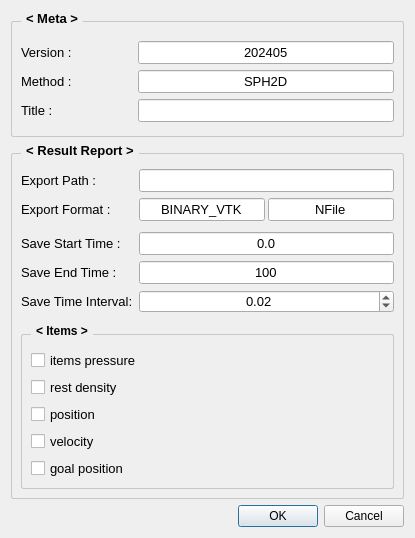
<?xml version="1.0" encoding="UTF-8"?>
<ui version="4.0">
 <class>Dialog</class>
 <widget class="QDialog" name="Dialog">
  <property name="geometry">
   <rect>
    <x>0</x>
    <y>0</y>
    <width>415</width>
    <height>538</height>
   </rect>
  </property>
  <property name="sizePolicy">
   <sizepolicy hsizetype="Preferred" vsizetype="Preferred">
    <horstretch>0</horstretch>
    <verstretch>0</verstretch>
   </sizepolicy>
  </property>
  <property name="minimumSize">
   <size>
    <width>415</width>
    <height>538</height>
   </size>
  </property>
  <property name="maximumSize">
   <size>
    <width>16777215</width>
    <height>538</height>
   </size>
  </property>
  <property name="windowTitle">
   <string>Dialog</string>
  </property>
  <layout class="QVBoxLayout" name="verticalLayout" stretch="0,0,0">
   <item>
    <widget class="QGroupBox" name="groupBox_meta">
     <property name="font">
      <font>
       <pointsize>10</pointsize>
       <bold>true</bold>
      </font>
     </property>
     <property name="styleSheet">
      <string notr="true">QGroupBox {
    border: 1px solid gray;
    border-radius: 2px;
    margin-top: 10;
	 border-color : rgb(200, 200, 200);
}

QGroupBox::title {
    subcontrol-origin: margin;
    left: 10px;
    padding: 0 3px 0 3px;
}
</string>
     </property>
     <property name="title">
      <string>&lt; Meta &gt;</string>
     </property>
     <layout class="QVBoxLayout" name="verticalLayout_8">
      <property name="topMargin">
       <number>15</number>
      </property>
      <item>
       <layout class="QGridLayout" name="gridLayout_meta" columnstretch="0,1">
        <item row="0" column="0">
         <widget class="QLabel" name="label_9">
          <property name="minimumSize">
           <size>
            <width>111</width>
            <height>0</height>
           </size>
          </property>
          <property name="font">
           <font>
            <pointsize>10</pointsize>
           </font>
          </property>
          <property name="text">
           <string>Version :</string>
          </property>
          <property name="alignment">
           <set>Qt::AlignLeading|Qt::AlignLeft|Qt::AlignVCenter</set>
          </property>
         </widget>
        </item>
        <item row="1" column="0">
         <widget class="QLabel" name="label_7">
          <property name="font">
           <font>
            <pointsize>10</pointsize>
           </font>
          </property>
          <property name="text">
           <string>Method :</string>
          </property>
          <property name="alignment">
           <set>Qt::AlignLeading|Qt::AlignLeft|Qt::AlignVCenter</set>
          </property>
         </widget>
        </item>
        <item row="2" column="0">
         <widget class="QLabel" name="label_6">
          <property name="font">
           <font>
            <pointsize>10</pointsize>
           </font>
          </property>
          <property name="text">
           <string>Title :</string>
          </property>
          <property name="alignment">
           <set>Qt::AlignLeading|Qt::AlignLeft|Qt::AlignVCenter</set>
          </property>
         </widget>
        </item>
        <item row="0" column="1">
         <widget class="QLineEdit" name="lineEdit_meta_version">
          <property name="sizePolicy">
           <sizepolicy hsizetype="Preferred" vsizetype="Fixed">
            <horstretch>0</horstretch>
            <verstretch>0</verstretch>
           </sizepolicy>
          </property>
          <property name="font">
           <font>
            <pointsize>10</pointsize>
           </font>
          </property>
          <property name="text">
           <string>202405</string>
          </property>
          <property name="alignment">
           <set>Qt::AlignCenter</set>
          </property>
         </widget>
        </item>
        <item row="1" column="1">
         <widget class="QLineEdit" name="lineEdit_meta_method">
          <property name="sizePolicy">
           <sizepolicy hsizetype="Preferred" vsizetype="Fixed">
            <horstretch>0</horstretch>
            <verstretch>0</verstretch>
           </sizepolicy>
          </property>
          <property name="font">
           <font>
            <pointsize>10</pointsize>
           </font>
          </property>
          <property name="text">
           <string>SPH2D</string>
          </property>
          <property name="alignment">
           <set>Qt::AlignCenter</set>
          </property>
         </widget>
        </item>
        <item row="2" column="1">
         <widget class="QLineEdit" name="lineEdit_meta_title">
          <property name="sizePolicy">
           <sizepolicy hsizetype="Preferred" vsizetype="Fixed">
            <horstretch>0</horstretch>
            <verstretch>0</verstretch>
           </sizepolicy>
          </property>
          <property name="font">
           <font>
            <pointsize>10</pointsize>
           </font>
          </property>
          <property name="text">
           <string/>
          </property>
          <property name="alignment">
           <set>Qt::AlignCenter</set>
          </property>
         </widget>
        </item>
       </layout>
      </item>
     </layout>
    </widget>
   </item>
   <item>
    <widget class="QGroupBox" name="groupBox_result">
     <property name="font">
      <font>
       <pointsize>10</pointsize>
       <bold>true</bold>
      </font>
     </property>
     <property name="styleSheet">
      <string notr="true">QGroupBox {
    border: 1px solid gray;
    border-radius: 2px;
    margin-top: 10;
	 border-color : rgb(200, 200, 200);
}

QGroupBox::title {
    subcontrol-origin: margin;
    left: 10px;
    padding: 0 3px 0 3px;
}
</string>
     </property>
     <property name="title">
      <string>&lt; Result Report &gt;</string>
     </property>
     <layout class="QVBoxLayout" name="verticalLayout_7">
      <property name="topMargin">
       <number>15</number>
      </property>
      <item>
       <layout class="QGridLayout" name="gridLayout_result" columnstretch="0,1">
        <item row="4" column="1">
         <widget class="QLineEdit" name="lineEdit_result_save_end_time">
          <property name="sizePolicy">
           <sizepolicy hsizetype="Preferred" vsizetype="Fixed">
            <horstretch>0</horstretch>
            <verstretch>0</verstretch>
           </sizepolicy>
          </property>
          <property name="font">
           <font>
            <pointsize>10</pointsize>
           </font>
          </property>
          <property name="text">
           <string>100</string>
          </property>
          <property name="alignment">
           <set>Qt::AlignCenter</set>
          </property>
         </widget>
        </item>
        <item row="1" column="0">
         <widget class="QLabel" name="label_2">
          <property name="font">
           <font>
            <pointsize>10</pointsize>
           </font>
          </property>
          <property name="text">
           <string>Export Format :</string>
          </property>
          <property name="alignment">
           <set>Qt::AlignLeading|Qt::AlignLeft|Qt::AlignVCenter</set>
          </property>
         </widget>
        </item>
        <item row="3" column="1">
         <widget class="QLineEdit" name="lineEdit_result_save_start_time">
          <property name="sizePolicy">
           <sizepolicy hsizetype="Preferred" vsizetype="Fixed">
            <horstretch>0</horstretch>
            <verstretch>0</verstretch>
           </sizepolicy>
          </property>
          <property name="font">
           <font>
            <pointsize>10</pointsize>
           </font>
          </property>
          <property name="text">
           <string>0.0</string>
          </property>
          <property name="alignment">
           <set>Qt::AlignCenter</set>
          </property>
         </widget>
        </item>
        <item row="0" column="0">
         <widget class="QLabel" name="label">
          <property name="minimumSize">
           <size>
            <width>0</width>
            <height>0</height>
           </size>
          </property>
          <property name="font">
           <font>
            <pointsize>10</pointsize>
           </font>
          </property>
          <property name="text">
           <string>Export Path :</string>
          </property>
          <property name="alignment">
           <set>Qt::AlignLeading|Qt::AlignLeft|Qt::AlignVCenter</set>
          </property>
         </widget>
        </item>
        <item row="0" column="1">
         <widget class="QLineEdit" name="lineEdit_result_export_path">
          <property name="sizePolicy">
           <sizepolicy hsizetype="Preferred" vsizetype="Fixed">
            <horstretch>0</horstretch>
            <verstretch>0</verstretch>
           </sizepolicy>
          </property>
          <property name="font">
           <font>
            <pointsize>10</pointsize>
           </font>
          </property>
          <property name="text">
           <string/>
          </property>
          <property name="alignment">
           <set>Qt::AlignCenter</set>
          </property>
         </widget>
        </item>
        <item row="4" column="0">
         <widget class="QLabel" name="label_4">
          <property name="font">
           <font>
            <pointsize>10</pointsize>
           </font>
          </property>
          <property name="text">
           <string>Save End Time :</string>
          </property>
          <property name="alignment">
           <set>Qt::AlignLeading|Qt::AlignLeft|Qt::AlignVCenter</set>
          </property>
         </widget>
        </item>
        <item row="3" column="0">
         <widget class="QLabel" name="label_3">
          <property name="font">
           <font>
            <pointsize>10</pointsize>
           </font>
          </property>
          <property name="text">
           <string>Save Start Time :</string>
          </property>
          <property name="alignment">
           <set>Qt::AlignLeading|Qt::AlignLeft|Qt::AlignVCenter</set>
          </property>
         </widget>
        </item>
        <item row="5" column="1">
         <widget class="QDoubleSpinBox" name="doubleSpinBox_result_save_time_interval">
          <property name="sizePolicy">
           <sizepolicy hsizetype="Preferred" vsizetype="Fixed">
            <horstretch>0</horstretch>
            <verstretch>0</verstretch>
           </sizepolicy>
          </property>
          <property name="font">
           <font>
            <pointsize>10</pointsize>
           </font>
          </property>
          <property name="alignment">
           <set>Qt::AlignCenter</set>
          </property>
          <property name="value">
           <double>0.020000000000000</double>
          </property>
         </widget>
        </item>
        <item row="5" column="0">
         <widget class="QLabel" name="label_5">
          <property name="font">
           <font>
            <pointsize>10</pointsize>
           </font>
          </property>
          <property name="text">
           <string>Save Time Interval:</string>
          </property>
          <property name="alignment">
           <set>Qt::AlignLeading|Qt::AlignLeft|Qt::AlignVCenter</set>
          </property>
         </widget>
        </item>
        <item row="6" column="0">
         <spacer name="verticalSpacer_5">
          <property name="orientation">
           <enum>Qt::Vertical</enum>
          </property>
          <property name="sizeType">
           <enum>QSizePolicy::Fixed</enum>
          </property>
          <property name="sizeHint" stdset="0">
           <size>
            <width>20</width>
            <height>5</height>
           </size>
          </property>
         </spacer>
        </item>
        <item row="7" column="0" colspan="2">
         <widget class="QGroupBox" name="groupBox_result_items">
          <property name="font">
           <font>
            <pointsize>9</pointsize>
            <bold>true</bold>
           </font>
          </property>
          <property name="styleSheet">
           <string notr="true">QGroupBox {
    border: 1px solid gray;
    border-radius: 2px;
    margin-top: 10;
	 border-color : rgb(200, 200, 200);
}

QGroupBox::title {
    subcontrol-origin: margin;
    left: 10px;
    padding: 0 3px 0 3px;
}
</string>
          </property>
          <property name="title">
           <string>&lt; Items &gt;</string>
          </property>
          <property name="alignment">
           <set>Qt::AlignLeading|Qt::AlignLeft|Qt::AlignVCenter</set>
          </property>
          <property name="checkable">
           <bool>false</bool>
          </property>
          <layout class="QVBoxLayout" name="verticalLayout_13">
           <property name="topMargin">
            <number>15</number>
           </property>
           <item>
            <widget class="QCheckBox" name="checkBox_result_items_pressure">
             <property name="font">
              <font>
               <pointsize>10</pointsize>
              </font>
             </property>
             <property name="text">
              <string>items pressure</string>
             </property>
            </widget>
           </item>
           <item>
            <widget class="QCheckBox" name="checkBox_result_items_rest_density">
             <property name="font">
              <font>
               <pointsize>10</pointsize>
              </font>
             </property>
             <property name="text">
              <string>rest density</string>
             </property>
            </widget>
           </item>
           <item>
            <widget class="QCheckBox" name="checkBox_result_items_position">
             <property name="font">
              <font>
               <pointsize>10</pointsize>
              </font>
             </property>
             <property name="text">
              <string>position</string>
             </property>
            </widget>
           </item>
           <item>
            <widget class="QCheckBox" name="checkBox_result_items_velocity">
             <property name="font">
              <font>
               <pointsize>10</pointsize>
              </font>
             </property>
             <property name="text">
              <string>velocity</string>
             </property>
            </widget>
           </item>
           <item>
            <widget class="QCheckBox" name="checkBox_result_items_goal_position">
             <property name="font">
              <font>
               <pointsize>10</pointsize>
              </font>
             </property>
             <property name="text">
              <string>goal position</string>
             </property>
            </widget>
           </item>
          </layout>
         </widget>
        </item>
        <item row="2" column="0">
         <spacer name="verticalSpacer_6">
          <property name="orientation">
           <enum>Qt::Vertical</enum>
          </property>
          <property name="sizeType">
           <enum>QSizePolicy::Fixed</enum>
          </property>
          <property name="sizeHint" stdset="0">
           <size>
            <width>20</width>
            <height>5</height>
           </size>
          </property>
         </spacer>
        </item>
        <item row="1" column="1">
         <layout class="QHBoxLayout" name="horizontalLayout">
          <property name="spacing">
           <number>3</number>
          </property>
          <item>
           <widget class="QLineEdit" name="lineEdit_result_export_format_binary">
            <property name="sizePolicy">
             <sizepolicy hsizetype="Preferred" vsizetype="Fixed">
              <horstretch>0</horstretch>
              <verstretch>0</verstretch>
             </sizepolicy>
            </property>
            <property name="font">
             <font>
              <pointsize>10</pointsize>
             </font>
            </property>
            <property name="text">
             <string>BINARY_VTK</string>
            </property>
            <property name="alignment">
             <set>Qt::AlignCenter</set>
            </property>
           </widget>
          </item>
          <item>
           <widget class="QLineEdit" name="lineEdit_result_export_format_type">
            <property name="sizePolicy">
             <sizepolicy hsizetype="Preferred" vsizetype="Fixed">
              <horstretch>0</horstretch>
              <verstretch>0</verstretch>
             </sizepolicy>
            </property>
            <property name="font">
             <font>
              <pointsize>10</pointsize>
             </font>
            </property>
            <property name="text">
             <string>NFile</string>
            </property>
            <property name="alignment">
             <set>Qt::AlignCenter</set>
            </property>
           </widget>
          </item>
         </layout>
        </item>
       </layout>
      </item>
     </layout>
    </widget>
   </item>
   <item>
    <widget class="QDialogButtonBox" name="buttonBox">
     <property name="orientation">
      <enum>Qt::Horizontal</enum>
     </property>
     <property name="standardButtons">
      <set>QDialogButtonBox::Cancel|QDialogButtonBox::Ok</set>
     </property>
    </widget>
   </item>
  </layout>
 </widget>
 <resources/>
 <connections>
  <connection>
   <sender>buttonBox</sender>
   <signal>accepted()</signal>
   <receiver>Dialog</receiver>
   <slot>accept()</slot>
   <hints>
    <hint type="sourcelabel">
     <x>248</x>
     <y>254</y>
    </hint>
    <hint type="destinationlabel">
     <x>157</x>
     <y>274</y>
    </hint>
   </hints>
  </connection>
  <connection>
   <sender>buttonBox</sender>
   <signal>rejected()</signal>
   <receiver>Dialog</receiver>
   <slot>reject()</slot>
   <hints>
    <hint type="sourcelabel">
     <x>316</x>
     <y>260</y>
    </hint>
    <hint type="destinationlabel">
     <x>286</x>
     <y>274</y>
    </hint>
   </hints>
  </connection>
 </connections>
</ui>
